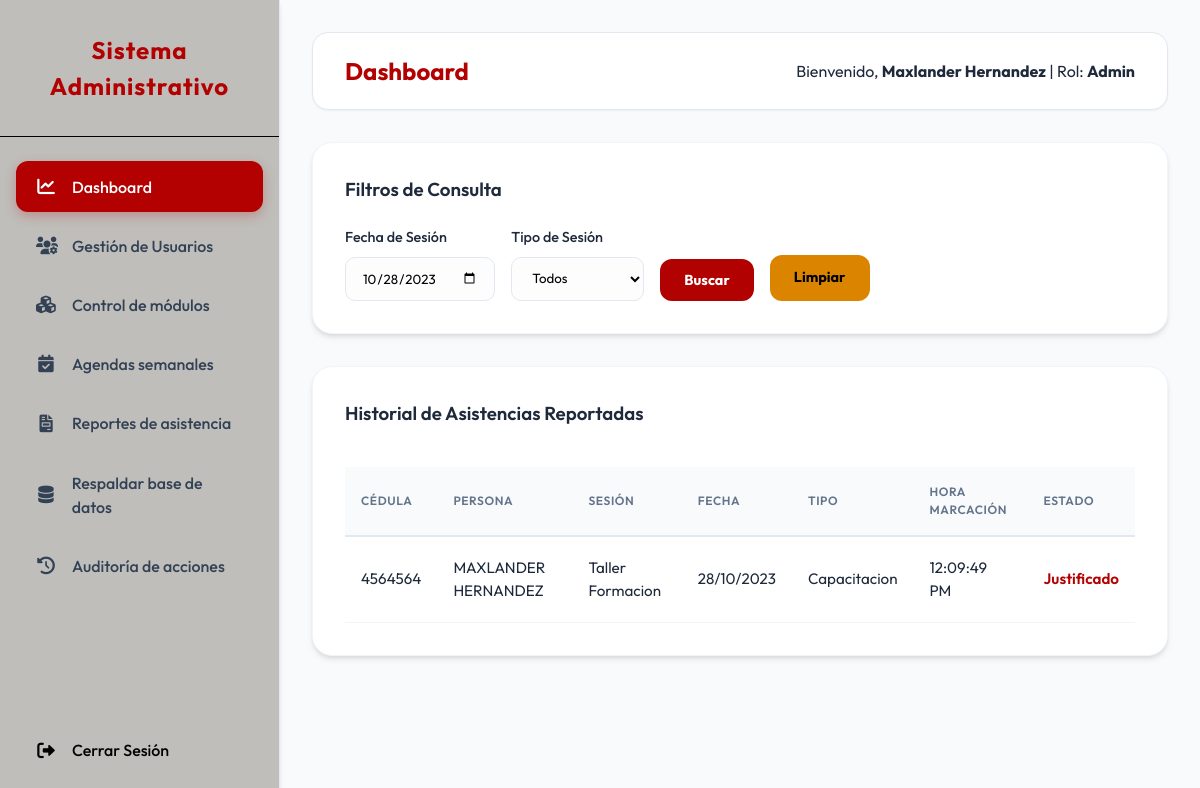
/visualizador/dashboard.php?fecha=2023-10-28 (signed in), run on the app's committed database.
### tables this page shows
CREATE TABLE `registro_asistencia` (
  `ID_REGISTRO` int(11) NOT NULL AUTO_INCREMENT,
  `ID_PERSONAS` int(11) NOT NULL,
  `ID_SESIONES` int(11) NOT NULL,
  `MARCACION` timestamp NOT NULL DEFAULT current_timestamp(),
  `ESTADO` varchar(50) DEFAULT 'Presente',
  `METODO` varchar(50) DEFAULT 'Manual',
  PRIMARY KEY (`ID_REGISTRO`),
  KEY `ID_PERSONAS` (`ID_PERSONAS`),
  KEY `ID_SESIONES` (`ID_SESIONES`),
  CONSTRAINT `registro_asistencia_ibfk_1` FOREIGN KEY (`ID_PERSONAS`) REFERENCES `personas` (`ID_PERSONAS`) ON DELETE CASCADE,
  CONSTRAINT `registro_asistencia_ibfk_2` FOREIGN KEY (`ID_SESIONES`) REFERENCES `sesiones` (`ID_SESION`) ON DELETE CASCADE
);

CREATE TABLE `personas` (
  `ID_PERSONAS` int(11) NOT NULL AUTO_INCREMENT,
  `CEDULAS` varchar(20) NOT NULL,
  `NOMBRES` varchar(100) NOT NULL,
  `APELLIDOS` varchar(100) NOT NULL,
  `ACTIVO` tinyint(1) DEFAULT 1,
  `CREADO_EN` timestamp NOT NULL DEFAULT current_timestamp(),
  PRIMARY KEY (`ID_PERSONAS`),
  UNIQUE KEY `CEDULAS` (`CEDULAS`)
);

CREATE TABLE `sesiones` (
  `ID_SESION` int(11) NOT NULL AUTO_INCREMENT,
  `TITULO` varchar(255) NOT NULL,
  `FECHA` date NOT NULL,
  `HORA_INICIO` time NOT NULL,
  `TIPO` varchar(50) NOT NULL,
  PRIMARY KEY (`ID_SESION`)
);

### visualizador/dashboard.php (the view, shortened to what this page needs)
<?php
require_once __DIR__ . '/../includes/layout_header.php';
require_once __DIR__ . '/../config/database.php';
$fecha = $_GET['fecha'] ?? '';
$query = "SELECT R.*, P.NOMBRES, P.APELLIDOS, P.CEDULAS, S.TITULO, S.FECHA, S.TIPO
          FROM REGISTRO_ASISTENCIA R
          JOIN PERSONAS P ON R.ID_PERSONAS = P.ID_PERSONAS
          JOIN SESIONES S ON R.ID_SESIONES = S.ID_SESION
          WHERE 1=1";
$params = [];
if ($fecha) {
    $query .= " AND S.FECHA = ?";
    $params[] = $fecha;
}
$query .= " ORDER BY R.MARCACION DESC";
$stmt = $pdo->prepare($query);
$stmt->execute($params);
$asistencias = $stmt->fetchAll();
?>
<div class="card">
    <h3>Filtros de Consulta</h3>
    <form method="GET" style="margin-top: 1rem; display: flex; gap: 1rem; align-items: flex-end;">
        <div class="form-group" style="margin-bottom: 0;">
            <label>Fecha de Sesión</label>
            <input type="date" name="fecha" value="<?php echo $fecha; ?>">
        </div>
        <div class="form-group" style="margin-bottom: 0;">
            <label>Tipo de Sesión</label>
            <select name="tipo">
                <option value="">Todos</option>
            </select>
        </div>
        <button type="submit" class="btn btn-primary">Buscar</button>
        <a href="dashboard.php" class="btn btn-secondary";">Limpiar</a>
    </form>
</div>
<div class="card">
    <div style="display: flex; justify-content: space-between; align-items: center; margin-bottom: 1rem;">
        <h3>Historial de Asistencias Reportadas</h3>
    </div>
    <table>
        <thead>
            <tr>
                <th>Cédula</th>
                <th>Persona</th>
                <th>Sesión</th>
                <th>Fecha</th>
                <th>Tipo</th>
                <th>Hora Marcación</th>
                <th>Estado</th>
            </tr>
        </thead>
        <tbody>
            <?php foreach ($asistencias as $a): ?>
            <tr>
                <td><?php echo $a['CEDULAS']; ?></td>
                <td><?php echo $a['NOMBRES'] . ' ' . $a['APELLIDOS']; ?></td>
                <td><?php echo $a['TITULO']; ?></td>
                <td><?php echo date('d/m/Y', strtotime($a['FECHA'])); ?></td>
                <td><?php echo $a['TIPO']; ?></td>
                <td><?php echo date('h:i:s A', strtotime($a['MARCACION'])); ?></td>
                <td><span style="color: var(--primary-color); font-weight: 600;"><?php echo $a['ESTADO']; ?></span></td>
            </tr>
            <?php endforeach; ?>
        </tbody>
    </table>
</div>
<?php require_once __DIR__ . '/../includes/layout_footer.php'; ?>

### public/assets/css/style.css (style rules this page uses)
:root { --primary-color: #b30000; --secondary-color: #000000; --accent-blue: #0ea5e9; --bg-color: #f8fafc; --sidebar-color: #ffffff; --sidebar-text: #334155; --text-main: #1e293b; --text-light: #64748b; --white: #ffffff; --success: #00B300; --danger: #b30000; --warning: #f59e0b; --shadow-sm: 0 1px 2px 0 rgba(0, 0, 0, 0.05); --shadow-md: 0 4px 6px -1px rgba(0, 0, 0, 0.1), 0 2px 4px -1px rgba(0, 0, 0, 0.06); --shadow-lg: 0 10px 15px -3px rgba(0, 0, 0, 0.1), 0 4px 6px -2px rgba(0, 0, 0, 0.05); }
* { margin: 0; padding: 0; box-sizing: border-box; }
body { font-family: 'Outfit', sans-serif; background-color: var(--bg-color); color: var(--text-main); line-height: 1.5; }
.card { background: var(--white); padding: 2rem; border-radius: 20px; box-shadow: var(--shadow-md); margin-bottom: 2rem; border: 1px solid #f1f5f9; }
.card h3 { margin-bottom: 1.5rem; color: var(--text-main); font-weight: 600; display: flex; align-items: center; gap: 0.75rem; }
table { width: 100%; border-collapse: separate; border-spacing: 0; margin-top: 1rem; }
th { background-color: #f8fafc; color: var(--text-light); font-weight: 600; text-transform: uppercase; font-size: 0.75rem; letter-spacing: 0.05em; padding: 1rem; text-align: left; border-bottom: 2px solid #e2e8f0; }
td { padding: 1.25rem 1rem; border-bottom: 1px solid #f1f5f9; font-size: 0.95rem; }
.form-group { margin-bottom: 1.5rem; }
label { display: block; margin-bottom: 0.5rem; font-weight: 500; color: var(--text-main); font-size: 0.9rem; }
input, select, textarea { width: 100%; padding: 0.75rem 1rem; border: 1px solid #e2e8f0; border-radius: 10px; font-family: inherit; transition: all 0.2s; background-color: #fdfdfd; }
.btn { padding: 0.75rem 1.5rem; border-radius: 12px; border: none; cursor: pointer; font-family: inherit; font-weight: 700; transition: all 0.2s; display: inline-flex; align-items: center; gap: 0.5rem; text-decoration: none; font-size: 0.9rem; }
.btn-primary { text-align: center; background: #b10101; color: #ffffff !important; justify-content: center; }
.btn-secondary { background: #DB8400; color: #000000 !important; }

### data on the page
registro_asistencia: ID_PERSONAS.CEDULAS "4564564", ID_PERSONAS.NOMBRES "MAXLANDER", ID_PERSONAS.APELLIDOS "HERNANDEZ", ID_SESIONES.TITULO "Taller Formacion", ID_SESIONES.FECHA "28/10/2023", ID_SESIONES.TIPO "Capacitacion", MARCACION "12:09:49 PM", ESTADO "Justificado"

### other printed values
$title "Dashboard"
$_SESSION['user_name'] "Maxlander Hernandez"
$user_level "Admin"
